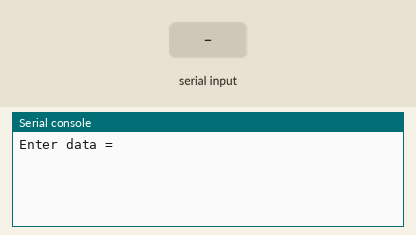
The program below on a simulated MicroPython board. On the bench: the last lines printed to the serial console. The test bench sets the inputs (shaded band).

Above: at 1.2 s.
1.3 s: "1" typed at the serial console, then Enter
At 1.46 s:
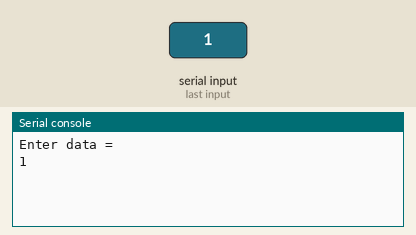
2.8 s: "0" typed at the serial console, then Enter
At 4.0 s:
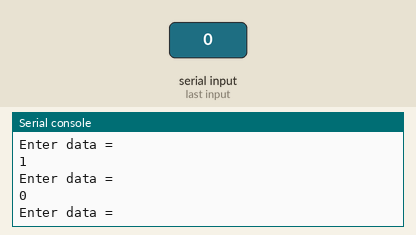
4.3 s: "2" typed at the serial console, then Enter
At 5.5 s:
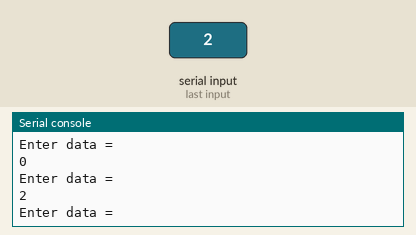

Measured:
- after the input at 1.3 s, the serial console: prints a new line at once (image 1)
- after the input at 2.8 s, the serial console: prints a new line at once (image 2)
- after the input at 4.3 s, the serial console: prints a new line at once (image 3)

The program:

lora_transmitter.py
```python
#Transmiter code
from machine import UART,SPI,Pin
import time

lora = UART(0,baudrate = 9600,tx = Pin(0),rx = Pin(1))

while True:
    n = input("Enter data = ")
    lora.write(n)#send data
    time.sleep(0.2)#wait 200ms
```
